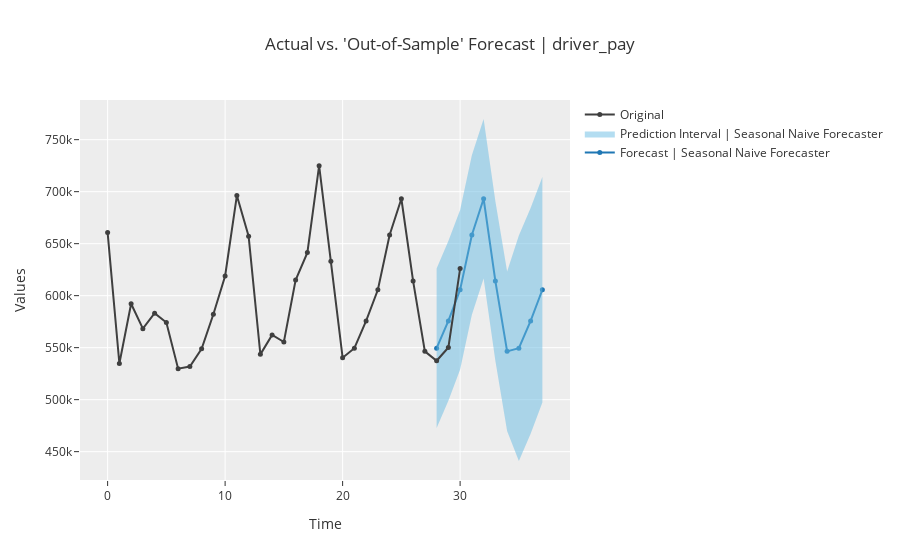

This figure's notebook cell:
### Code cell
# Visualizacion de los resultados: gráfico de pronóstico
plot_model(best,plot='forecast',data_kwargs={'fh':10})

### Figure 1 — Plotly figure (JSON) as saved in the notebook; plotly's stock layout.template omitted (floating-point values rounded to 4 significant figures)
{"data": [{"line": {"color": "#1f77b4"}, "marker": {"size": 5}, "mode": "lines+markers", "name": "Forecast | Seasonal Naive Forecaster", "showlegend": true, "type": "scatter", "x": [28, 29, 30, 31, 32, 33, 34, 35, 36, 37], "y": [549500.0, 575700.0, 605700.0, 658300.0, 693200.0, 614000.0, 546400.0, 549500.0, 575700.0, 605700.0]}, {"line": {"width": 0}, "marker": {"color": "#68BBE3"}, "mode": "lines", "name": "Lower Interval", "showlegend": false, "type": "scatter", "x": [28, 29, 30, 31, 32, 33, 34, 35, 36, 37], "y": [472800.0, 499100.0, 529000.0, 581600.0, 616500.0, 537300.0, 469700.0, 441000.0, 467300.0, 497200.0]}, {"fill": "tonexty", "fillcolor": "rgba(104,187,227,0.5)", "line": {"width": 0}, "marker": {"color": "#68BBE3"}, "mode": "lines", "name": "Prediction Interval | Seasonal Naive Forecaster", "showlegend": true, "type": "scatter", "x": [28, 29, 30, 31, 32, 33, 34, 35, 36, 37], "y": [626200.0, 652400.0, 682400.0, 735000.0, 769900.0, 690700.0, 623100.0, 657900.0, 684200.0, 714100.0]}, {"marker": {"color": "#3f3f3f", "size": 5}, "mode": "lines+markers", "name": "Original", "showlegend": true, "type": "scatter", "x": [0, 1, 2, 3, 4, 5, 6, 7, 8, 9, 10, 11, 12, 13, 14, 15, 16, 17, 18, 19, 20, 21, 22, 23, 24, 25, 26, 27, 28, 29, 30], "y": [660700.0, 534800.0, 592200.0, 568200.0, 583200.0, 574200.0, 529800.0, 531800.0, 548900.0, 582100.0, 619000.0, 696200.0, 657200.0, 543500.0, 562200.0, 555400.0, 615000.0, 641400.0, 724900.0, 633000.0, 540346, 549500.0, 575700.0, 605700.0, 658300.0, 693200.0, 614000.0, 546400.0, 537400.0, 550200.0, 626100.0]}], "layout": {"showlegend": true, "title": {"text": "Actual vs. 'Out-of-Sample' Forecast | driver_pay"}, "xaxis": {"title": {"text": "Time"}}, "yaxis": {"title": {"text": "Values"}}}}
